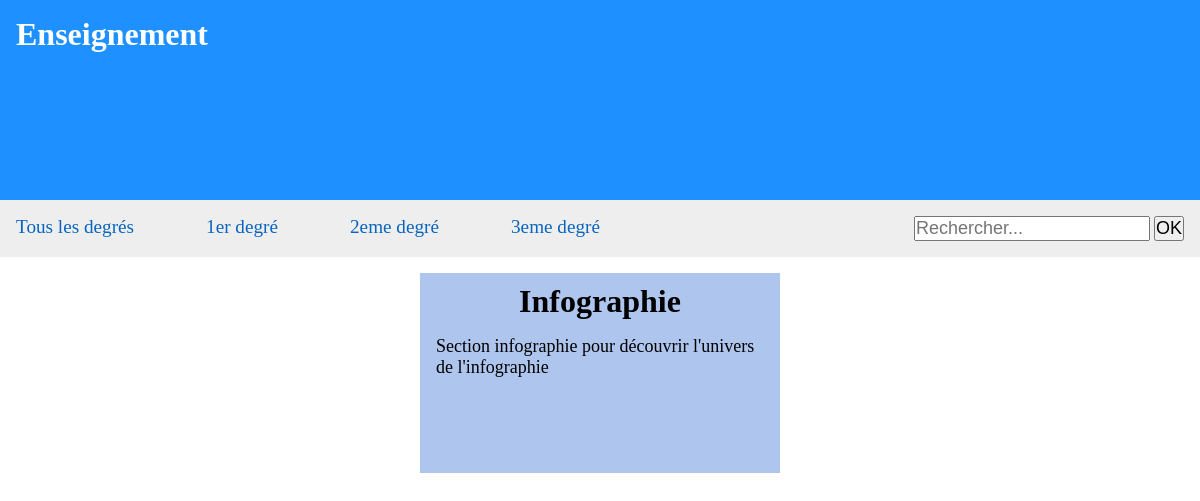
/index.php?degree=1, run on the app's committed database.
### tables this page shows
CREATE TABLE `categories` (
                              `id` int(11) NOT NULL,
                              `name` varchar(100) DEFAULT NULL,
                              `description` varchar(255) DEFAULT NULL,
                              `site` varchar(100) DEFAULT NULL,
                              `ecole` varchar(255) DEFAULT NULL,
                              `degree` int(2) DEFAULT NULL
);

### index.php (the view, shortened to what this page needs)
<?php
require 'connect_database.php';
?>
<!DOCTYPE html>
<html lang="fr">
<head>
    <link rel="stylesheet" href="style.css">
</head>
<body>
<header>
    <h1>Enseignement</h1>
</header>
<nav>
    <ul>
        <li><a href="index.php?degree=all">Tous les degrés</a></li>
        <li><a href="index.php?degree=1">1er degré</a></li>
        <li><a href="index.php?degree=2">2eme degré</a></li>
        <li><a href="index.php?degree=3">3eme degré</a></li>
    </ul>
    <form action="search.php" method="GET">
        <input type="text" placeholder="Rechercher..." name="search">
        <input type="submit" value="OK">
    </form>
</nav>
<section id="sections">
    <?php
    if (isset($database)) {
        $sql = 'SELECT * FROM categories';
        if (isset($_GET['degree'])) {
            if ($_GET['degree'] == '1') {
                $sql = 'SELECT * FROM categories WHERE degree = 1';
            }
        }
        $query = $database->query($sql);
        while ($data = $query->fetch()) : ?>
            <div class="section_container">
                <h2 class="title"><?= $data['name'] ?></h2>
                <p class="description"><?= $data['description'] ?></p>
            </div>
        <?php endwhile;
    }
    ?>
</section>
</body>
</html>

### style.css (style rules this page uses)
* { margin: 0; padding: 0; box-sizing: border-box; }
header { width: 100%; height: 200px; background: dodgerblue; overflow: hidden; color: white; }
header h1 { margin: 1rem 0 0 1rem }
nav { background: #eee; display: flex; justify-content: space-between; padding: 1rem; }
nav ul { width: 50%; display: flex; list-style: none; justify-content: space-between; }
nav ul li a { color: #0865bf; text-decoration: none; font-size: 1.2rem; }
nav input { font-size: 18px; }
#sections { display: flex; flex-wrap: wrap; justify-content: center; }
#sections .section_container { width: 30%; height: 200px; background: #aec5ee; margin: 1rem; cursor: pointer; }
.section_container .title { text-align: center; margin-top: 10px ; font-size: 32px }
.section_container .description { font-size: 18px; padding: 1rem }

### data on the page
categories: name "Infographie", description "Section infographie pour découvrir l'univers de l'infographie"
